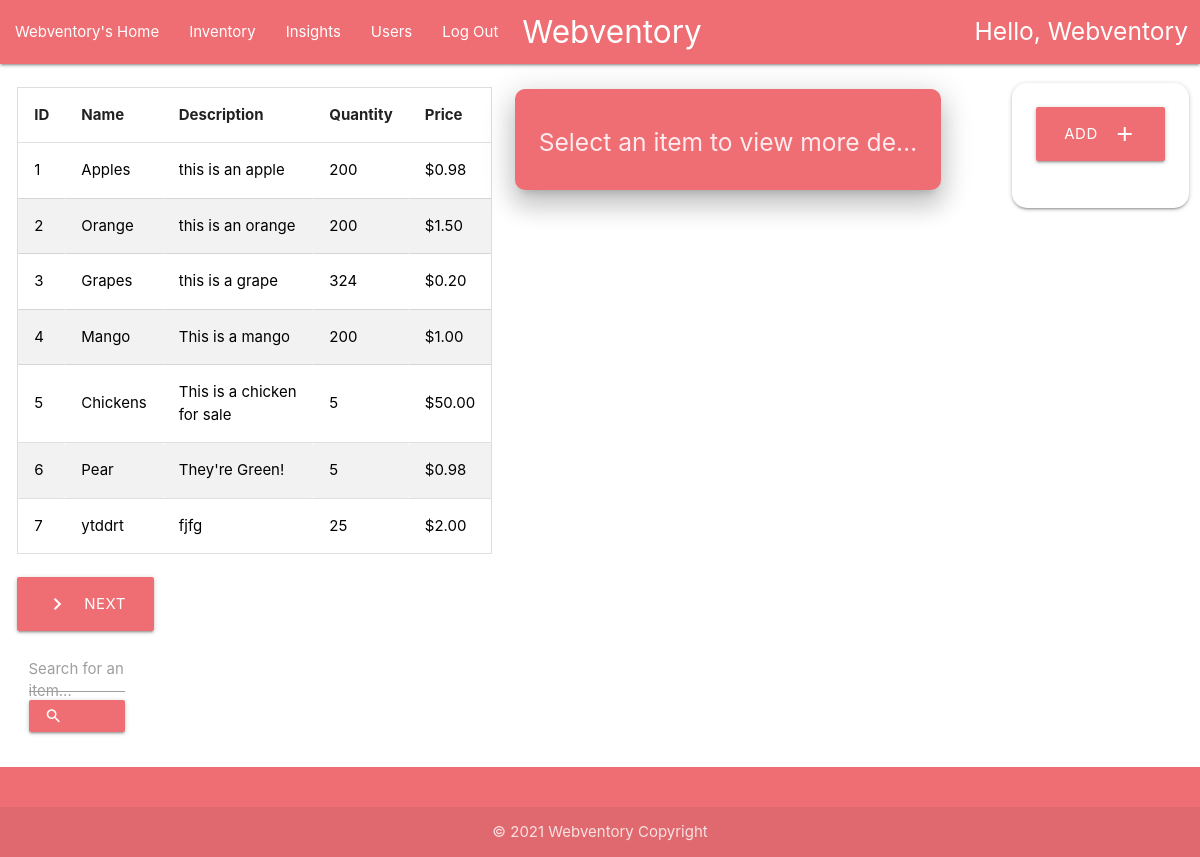
The page /userInventory/ (signed in) on the database its author committed.
### home/models.py (models this page shows, shortened)
class User(AbstractUser):
    username = models.CharField(max_length=30, unique=True)
    email = models.CharField(max_length=100)
    password = models.CharField(max_length=30)
    def __str__(self):
        return self.username

class Item(models.Model):
    id = models.AutoField(unique=True, primary_key=True)
    name = models.CharField(max_length=30)
    description = models.CharField(max_length=100)
    quantity = models.IntegerField()
    price = models.DecimalField(max_digits=9,decimal_places=2)
    user_visibility = models.TextField()
    def get_user_visibility(self):
        return self.user_visibility.split(',')

### home/views.py (the view)
# urls.py: path('userInventory/', views.user_inventory),
@login_required(login_url='/login')
def user_inventory(request, item_id=0, item_range=20):
    clear_graph_history(request.user)
    if (request.POST.get('search')):
        items = Item.objects.filter(
            name__contains=request.POST['search'], user_visibility__contains=f'{request.user},').select_related()
    else:
        items = Item.objects.filter(id__range=((item_range - 20), item_range),
                                    user_visibility__contains=f'{request.user},').select_related()
    user_visibility = str()
    item = str()
    item_history = str()
    if item_id != 0:
        item = Item.objects.get(id=item_id)
        item_history = ItemHistory.objects.filter(item_id=item_id).select_related()
        user_visibility = request.user in item.user_visibility.split(',')
    return render(request, 'home/userHomeInventory.html',
                  {"username": str(request.user).title(), "item": item, "items": items, "itemHistories": item_history,
                   'item_range': item_range, 'item_id': item_id, })

### home/views.py (called while the page is built)
def clear_graph_history(username):
    path = os.path.join(os.path.dirname(__file__), 'static',
                        'home', 'temp', f'{username}')
    if os.path.exists(path):
        os.chdir(path)
        for file in os.listdir(path):
            os.remove(file)

### home/templates/home/userHomeInventory.html (shortened to what this page needs)
{% extends 'home/userHome.html' %}
{% block content %}
{% load static %}
<link rel="stylesheet" href="{% static 'home/css/style.css' %}">
<div class="row" style="padding-left : .5%;">
    <div class="container-fluid">
        <div class="col s5 center">
            <br>
            {% if items %}
            <table id="myTable">
                <thead>
                <tr>
                    <th>ID</th>
                    <th>Name</th>
                    <th>Description</th>
                    <th>Quantity</th>
                    <th>Price</th>
                </tr>
                </thead>
                <tbody>
                {% for item in items %}
                {% if user.username in item.get_user_visibility %}
                <tr>
                    <td><a style="color: black" href="/userInventory/{{item.id}}">
                        {{ item.id }}
                    </a></td>
                    <td><a style="color: black" href="/userInventory/{{item.id}}">
                        {{ item.name }}
                    </a></td>
                    <td><a style="color: black" href="/userInventory/{{item.id}}">
                        {{ item.description }}
                    </a></td>
                    <td><a style="color: black" href="/userInventory/{{item.id}}">
                        {{ item.quantity }}
                    </a></td>
                    <td><a style="color: black" href="/userInventory/{{item.id}}">
                        ${{ item.price|floatformat:2 }}
                    </a></td>
                </tr>
                {% endif %}
                {% endfor %}
                </tbody>
            </table>
            {% elif item_range == 20 %}
            <h4>No items in Inventory.</h4>
            {% else %}
            <h4>No Items Left.</h4>
            {% endif %}
            <br>
            <div class="left">
                <span>
                    {% if items %}
                    <a class="waves-effect waves-light btn-large hoverable" style="background-color: #ee6e73;"
                       href="/userInventory/{{item_id}}/{{item_range|add:'20'}}"><i class="material-icons left">navigate_next</i>Next</a>
                    {% endif %}
                </span>
            </div>
            <br>
            <form name="searchForm" action="/userInventory/" method="post">
                <div class="input-field left col s3" style="margin-right: 10px">
                    <input id="icon_prefix" type="text" class="validate" name="search">
                    <button type="submit" class="left btn btn-small hoverable" style="background-color: #ee6e73;"
                            name="action"><i
                            class="material-icons left">search</i>Search
                    </button>
                    <label for="icon_prefix">Search for an item...</label>
                </div>
            </form>
        </div>
    </div>
    <span class="col s5 center" style="padding-right : 5%">
        {% if item and user.username in item.get_user_visibility %}
        <h1 style="font-size: 75px"><i class="material-icons small" style="font-size : 50px">local_offer</i>
            {{item.name}}</h1>
        <h3>Quantity: {{item.quantity}}</h3>
        <h3>Price per {{item.name}}: ${{item.price|floatformat:2}}</h3>
        <h4><i class="material-icons small" style="font-size: 27px">description</i>Description: {{item.description}}
        </h4>
        {% else %}
        {% include "home/card.html" with msg="Select an item to view more detailed information." %}
        {% endif %}
    </span>
    <div class="col s2 container center" style="padding-top:1%;">
        <div class="card-panel z-depth-1 red-text text-lighten-5" style="border-radius:15px">
            <a class="waves-effect waves-light btn-large hoverable" style="background-color: #ee6e73;"
               href="/create"><i class="material-icons right">add</i>Add</a>
            <br>
            <br>
        </div>
        <br>
    </div>
</div>
{% endblock %}

### home/templates/home/userHomeBase.html (shortened to what this page needs)
<!DOCTYPE html>
<html lang="en">
<head>
    {% load static %}
    <link rel="stylesheet" href="{% static 'home/css/materialize.css' %}">
    <link rel="stylesheet" href="{% static 'home/css/style.css' %}">
</head>
<body>
<nav>
    <div class="nav-wrapper container-fluid">
        <a href="/" class="brand-logo center" style="padding-left: 2%"
        >Webventory</a
        >
        <ul class="left hide-on-med-and-down">
            <li><a href="/userHome">{{username}}'s Home</a></li>
            <li><a href="/userInventory">Inventory</a></li>
            <li><a href="/userInsights">Insights</a></li>
            <li><a href="/userUsers">Users</a></li>
            <li><a href="/logout">Log Out</a></li>
        </ul>
        <h5 class="right" style="padding-right: 1%; padding-top: 0.125%">
            Hello, {{username}}
        </h5>
    </div>
</nav>
<main>
    {% block content %}
    {% endblock %}
</main>
<footer class="page-footer">
    <div class="footer-copyright">
        <div class="container center">© 2021 Webventory Copyright</div>
    </div>
</footer>
</body>
</html>

### home/static/home/css/style.css (style rules this page uses)
body { display: flex; min-height: 100vh; flex-direction: column; }
main { flex: 1 0 auto; }
table { border-spacing: 0; width: 100%; border: 1px solid #ddd; }
th { cursor: pointer; }
th, td { text-align: left; padding: 16px; }
tr:nth-child(even) { background-color: #f2f2f2 }

### rows shown on the page
User: username "Webventory"
Item: id "1", name "Apples", description "this is an apple", quantity "200", price "0.98"
Item: id "2", name "Orange", description "this is an orange", quantity "200", price "1.50"
Item: id "3", name "Grapes", description "this is a grape", quantity "324", price "0.20"
Item: id "4", name "Mango", description "This is a mango", quantity "200", price "1.00"
Item: id "5", name "Chickens", description "This is a chicken for sale", quantity "5", price "50.00"
Item: id "6", name "Pear", description "They're Green!", quantity "5", price "0.98"
Item: id "7", name "ytddrt", description "fjfg", quantity "25", price "2.00"

### other values the page prints
{{ msg }} "Select an item to view more de…"
